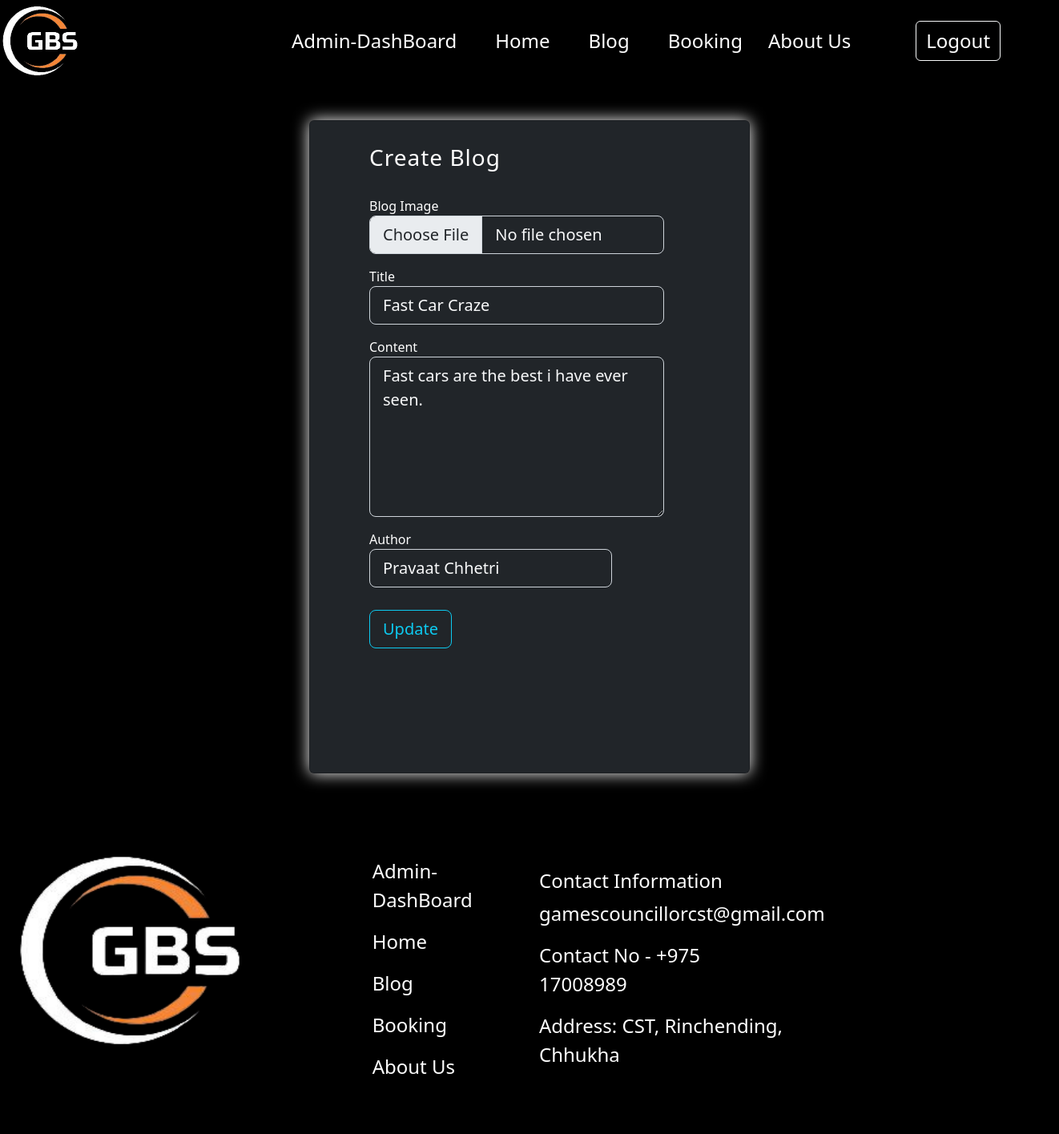
/editBlog/1 (signed in), run on the app's committed database.
### models.py (models this page shows, shortened)
class Blogs(db.Model):
    BId = db.Column(db.Integer, primary_key=True, autoincrement=True)
    title = db.Column(db.String(100), nullable=False)
    content = db.Column(db.Text, nullable=False)
    author = db.Column(db.String(100), nullable=False)
    image = db.Column(db.Text, nullable=False)
    mimetype = db.Column(db.Text, nullable=False)
    date_created = db.Column(db.DateTime, nullable=False, default=datetime.utcnow)

### app.py (the view, shortened to what this page needs)
@app.route('/editBlog/<int:id>',methods=['GET','POST'])
def editGivenBlog(id):
    if session['LogAs']=='Admin':
        form=f.BlogForm()
        _blog=Blogs.query.filter_by(BId=id).first()
        b={'blog':form}
        detail={'b':b,'bb':_blog}
        return render_template('editGivenBlog.html',data={'role_status': session['LogAs']},detail=detail)
    else:
        return redirect(url_for('login'))

### forms.py
class BlogForm(FlaskForm):
    upload = FileField('Blog Image', validators=[
        FileRequired(),
        FileAllowed(['jpg', 'png'], 'Images only!')
    ])
    title = StringField('Title', validators=[DataRequired()])
    content = TextAreaField('Content')
    author = StringField('Author', validators=[DataRequired()])
    submit = SubmitField('Create Blog')

### templates/editGivenBlog.html (shortened to what this page needs)
{%extends 'index.html' %}
{%block content%}
<div class="card bg-dark mx-auto my-5 py-5" style="width: 550px; box-shadow: 0 0 20px white;">
    <section class="">
      <div class="container col-12">
        <div class="row mx-auto">
          <div class="col-12 mx-auto my-4  text-black">
            <div class="d-flex align-items-center h-custom-2 mx-auto mt-3" style="width: 400px;">
              <form class="text-start" method="post" enctype="multipart/form-data" style="width: 23rem;">
                <h3 class="fw-normal mb-3 pb-3" style="letter-spacing: 1px;">Create Blog</h3>
                <div class="form-outline mb-3">
                  {{detail.b.blog.upload.label}}
                  {{detail.b.blog.upload(class="form-control bg-dark text-light form-control-lg")}}
                </div>
                <div class="form-outline mb-3">
                  {{detail.b.blog.title.label}}
                  {{detail.b.blog.title(class="form-control bg-dark text-light form-control-lg",value=detail.bb.title)}}
                </div>
                <div class="form-outline mb-3">
                    {{detail.b.blog.content.label}}
                    {% set f = detail.b.blog.content.process_data(detail.bb.content) %}
                    {{detail.b.blog.content(class="form-control bg-dark text-light form-control-lg" ,style="height: 200px")}}
                </div>
                <div class="row mb-3">
                  <div class="col-10">
                    <div class="form-outline">
                      {{detail.b.blog.author.label}}
                      {{detail.b.blog.author(class="form-control bg-dark text-light form-control-lg",value=detail.bb.author)}}
                    </div>
                  </div>
                </div>
                <div class="pt-1 mt-4 mb-4 text-start">
                  {{detail.b.blog.submit(class="btn btn-outline-info btn-lg btn-block",value='Update')}}
                </div>
              </form>
            </div>
          </div>
        </div>
      </div>
    </section>
  </div>
{%endblock%}

### static/css/index.css (style rules this page uses)
* { background-color: rgba(0, 0, 0, 0); color: white; }
@media (min-width: 1025px) { .h-custom-2 { height: 80%; } }

### data on the page
Blogs: title "Fast Car Craze", content "Fast cars are the best i have ever seen.", author "Pravaat Chhetri"

### other printed values
{{ detail.b.blog.upload.label }} "Blog Image"
{{ detail.b.blog.title.label }} "Title"
{{ detail.b.blog.content.label }} "Content"
{{ detail.b.blog.author.label }} "Author"
